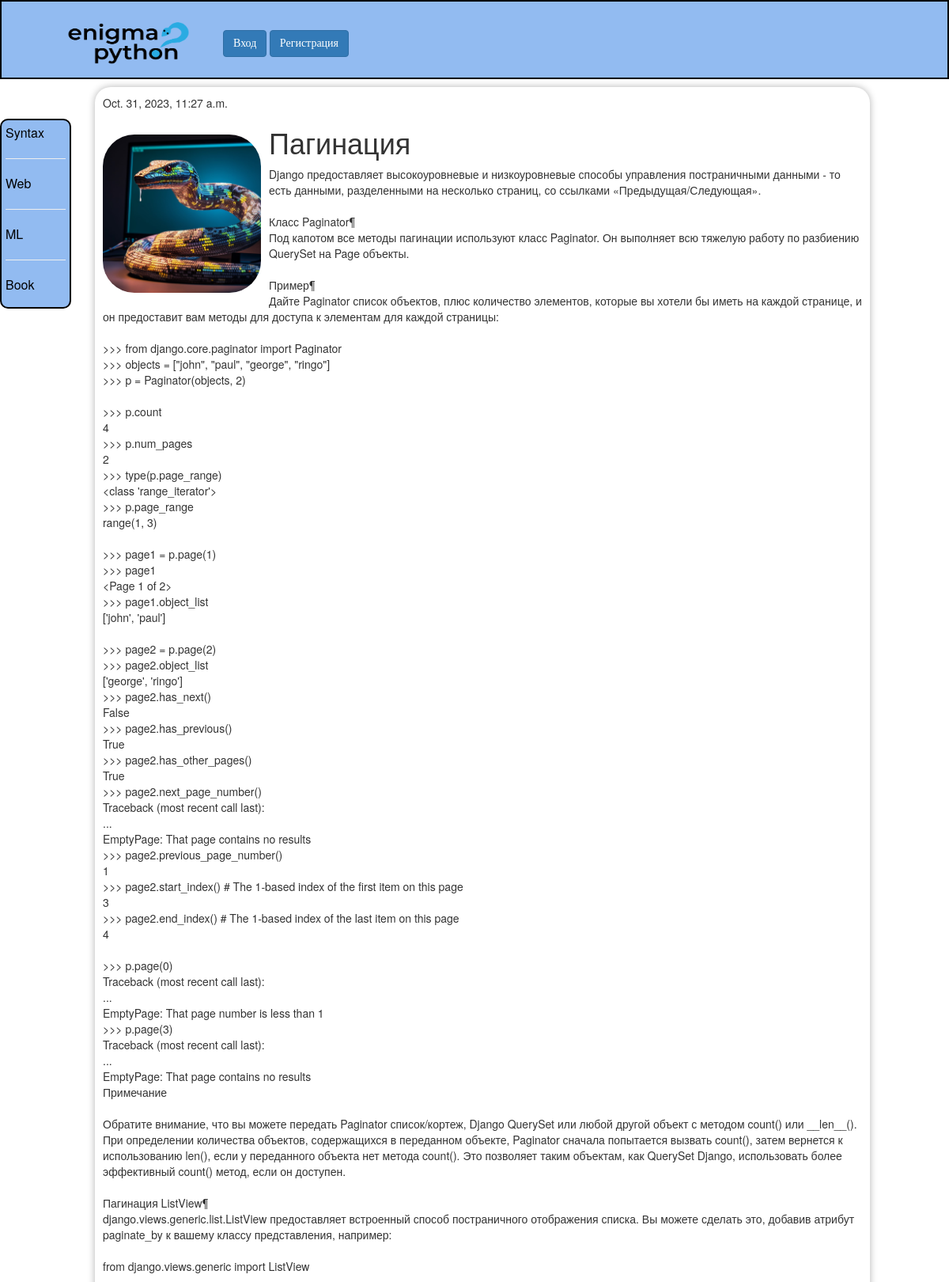
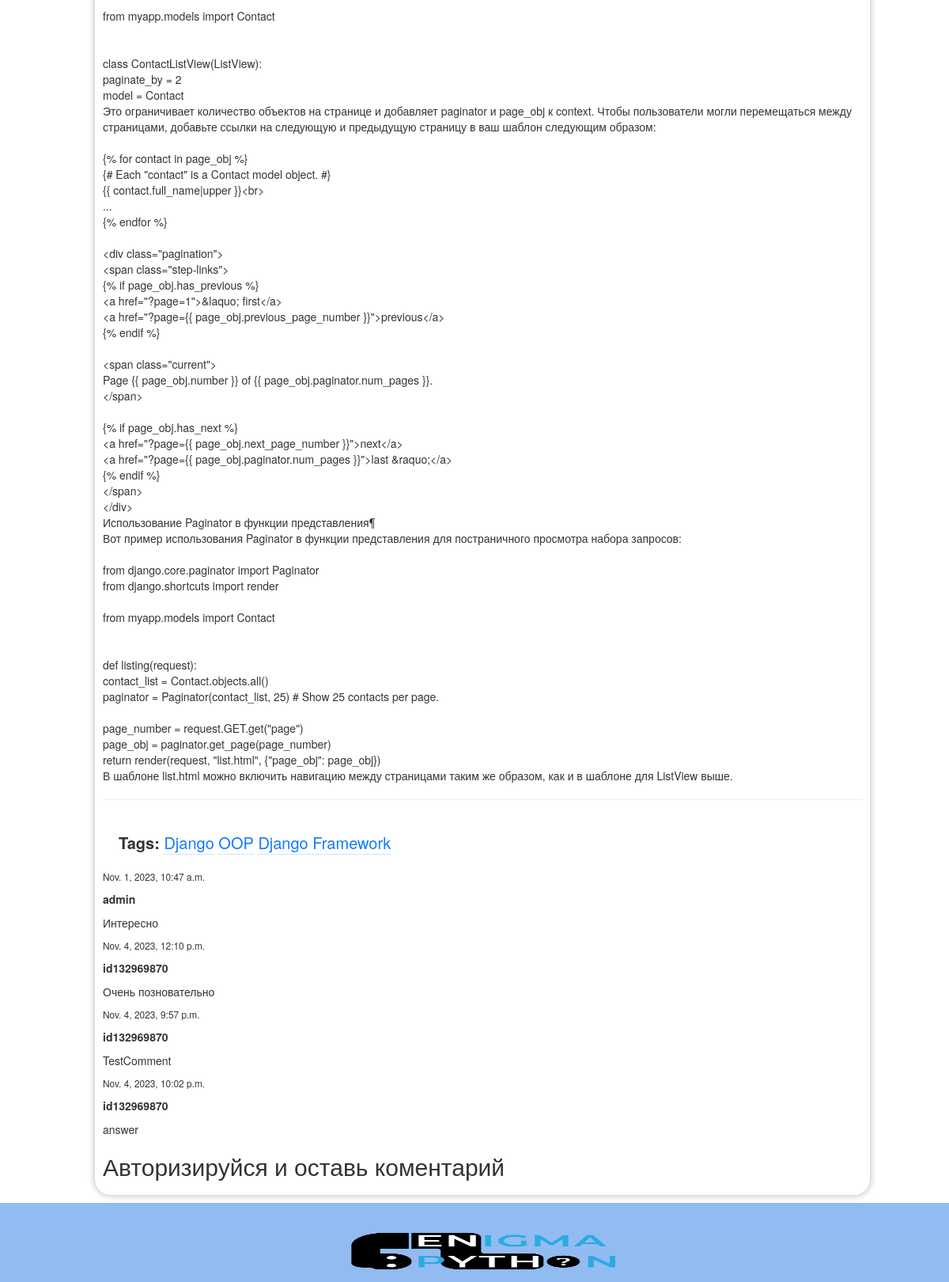
/post/21/, run on the app's committed database (2 pictures, top to bottom).
### coolsite/models.py (models this page shows, shortened)
class Post(models.Model):
    AUTHOR_CHOICES = (
        ('ML', 'Machine Learning'),
        ('Web', 'Web Development'),
        ('Syntax', 'Programming Syntax'),
        ('Book', 'Book Reviews'),
    )
    author = models.ForeignKey(settings.AUTH_USER_MODEL, on_delete=models.CASCADE)
    choice = models.CharField(max_length=10, choices=AUTHOR_CHOICES, default='Syntax', verbose_name='Тема')
    title = models.CharField(max_length=200, verbose_name='Заголовок')
    text = models.TextField(verbose_name='Текст статьи')
    img = models.ImageField(upload_to='images/', default='images/default_image.jpg', verbose_name='Изображение')
    created_date = models.DateTimeField(default=timezone.now, verbose_name='Время создания')
    published_date = models.DateTimeField(blank=True, null=True, verbose_name='Время публикации')
    tags = models.ManyToManyField('TagPost', blank=True, related_name='tags')

class TagPost(models.Model):
    tag = models.CharField(max_length=100, db_index=True)
    slug = models.SlugField(db_index=True, unique=True, max_length=100)

class Comment(models.Model):
    post = models.ForeignKey('Post', on_delete=models.CASCADE, related_name='comments')
    author = models.ForeignKey(settings.AUTH_USER_MODEL, on_delete=models.CASCADE)
    text = models.TextField()
    created_date = models.DateTimeField(default=timezone.now)
    parent_comment = models.ForeignKey('self', on_delete=models.CASCADE, null=True, blank=True)

### coolsite/views.py (the view, shortened to what this page needs)
# urls.py: path('post/<int:pk>/', views.post_detail, name='post_detail'),
def post_detail(request, pk):
    post = get_object_or_404(Post, pk=pk)
    comments = Comment.objects.filter(post=post)
    tags = TagPost.objects.all()
    form = CommentForm()
    context = {
        'post': post,
        'comments': comments,
        'form': form,
        'menu': menu,
        'tags': tags,
        'tagForm': TagForm
    }
    return render(request, 'coolsite/post_detail.html', context)

### coolsite/templates/coolsite/post_detail.html (shortened to what this page needs)
{% extends "base.html" %}
{% load crispy_forms_tags %}
{% block content %}
    {% if post.published_date %}
        <p>{{ post.published_date }}</p>
    {% endif %}
    <div class="post">
        <div class="post-img">
            {% if post.img %}
                <img src="{{ post.img.url }}"  alt="Post Image">
            {% else %}
                <img src="images/default_image.jpg"  alt="Image">
            {% endif %}
        </div>
        <div class="post-text">
            <h1>{{ post.title }}</h1>
            <p>{{ post.text|linebreaksbr }}</p>
        </div>
    </div>
    <hr>
    <div class="post-tag">
    <b>Tags:</b>
    {% for tag in post.tags.all %}
        <a href="{% url 'coolsite:post_by_tag' tag_slug=tag.slug %}">{{ tag.tag }}</a>
    {% endfor %}
    </div>
    {% for comment in comments %}
        <small><p>{{ comment.created_date }}</p></small>
        <strong>{{ comment.author }}</strong>
        <p>{{ comment.text|linebreaks }}</p>
    {% endfor %}
    {% if user.is_authenticated %}
    <h2>Оставить комментарий</h2>
    <form method="post" action="{% url 'coolsite:post_detail' pk=post.pk %}">
        {% csrf_token %}
        {{ form|crispy }}
        <button type="submit" class="btn btn-primary">Отправить</button>
    </form>
    {% else %}
    <h2>Авторизируйся и оставь коментарий</h2>
    {% endif %}
{% endblock %}

### coolsite/static/css/coolsite.css (style rules this page uses)
body { display: flex; flex-direction: column; min-height: 100vh; }
.post-img { float: left; margin: 10px 10px 10px 0; height: 200px; width: 200px; display: inline-block; border-radius: 20%; overflow: hidden; }
.post-img img { width: 100%; height: 100%; object-fit: cover; }
.post { min-height: 300px; }
.post-tag { display: inline-block; font-size: 20px; padding: 20px; }
.post-tag a { text-decoration: none; color: #0f7afc; border-bottom: 1px solid; border-bottom-color: rgba(15, 122, 252, 0.2); }

### data on the page
Post: published_date "Oct. 31, 2023, 11:27 a.m.", img (placeholder picture), title "Пагинация", text "Django предоставляет высокоуровневые и низкоуровневые способы управления постраничными данными - то есть данными, разделенными на несколько страниц, со ссылками «Предыдущая/Следующая». Класс Paginator¶ Под капотом все методы пагинации используют класс Paginator. Он выполняет всю тяжелую работу по разбиению QuerySet на Page объекты. Пример¶ Дайте Paginator список объектов, плюс количество элементов, которые вы хотели бы иметь на каждой странице, и он предоставит вам методы для доступа к элементам для каждой страницы: >>> from django.core.paginator import Paginator >>> objects = [\"john\", \"paul\", \"george\", \"ringo\"] >>> p = Paginator(objects, 2) >>> p.count 4 >>> p.num_pages 2 >>>…"
TagPost: tag "Django"
TagPost: tag "OOP"
TagPost: tag "Django Framework"
Comment: created_date "Nov. 1, 2023, 10:47 a.m.", author "admin", text "Интересно"
Comment: created_date "Nov. 4, 2023, 12:10 p.m.", author "id132969870", text "Очень позновательно"
Comment: created_date "Nov. 4, 2023, 9:57 p.m.", author "id132969870", text "TestComment"
Comment: created_date "Nov. 4, 2023, 10:02 p.m.", author "id132969870", text "answer"

### other printed values
{{ menu_items.title }} "Syntax" "Web" "ML" "Book"
